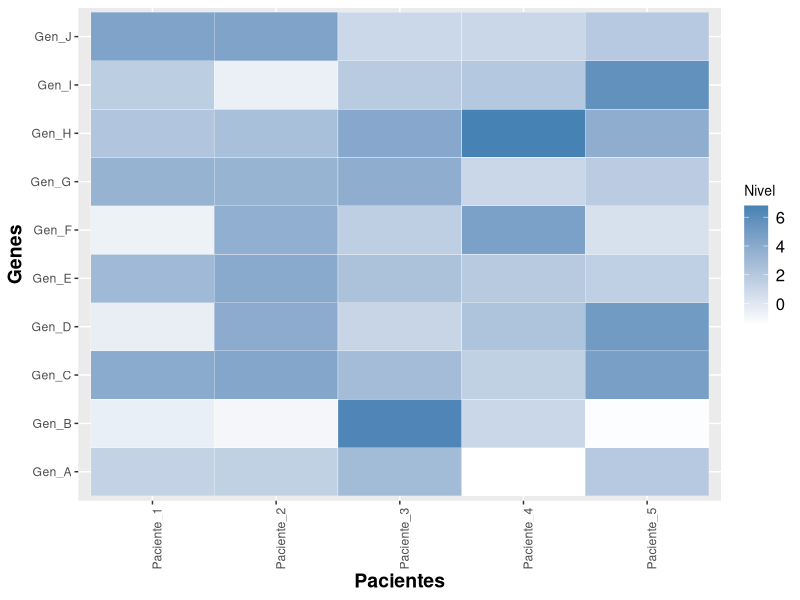

Source code (R):

# --------------------------------------------------------------
# Mapa de calor
# --------------------------------------------------------------

# Cargar librerias
# --------------------------------------------------------------
#install.packages("reshape2") # Instalar paquete modificar dataframes
library(reshape2) # Cargar la librería "reshape2"

#install.packages("ggplot2") # Instalar paquete de visualización gráfica
library(ggplot2) # Cargar la librería gráfica "ggplot2"


# Generar la matriz
# --------------------------------------------------------------

# Definir nombres de filas y columnas
nombre_genes <- paste(rep("Gen", 10), LETTERS[1:10], sep="_") # Nombres de Filas
nombre_pacientes <- paste(rep("Paciente", 5), seq(1,5,1), sep="_") # Nombres de Columnas

# Generar valores aleatorios de la matriz
valores <- data.frame(genes = nombre_genes, # Poner nombre a las columnas
                      matrix(rnorm(50, 2, 1.8),
                            nrow = length(nombre_genes),
                            ncol = length(nombre_pacientes))
                      )
# Poner nombre a las filas
names(valores)[2:(length(nombre_pacientes)+1)] <- nombre_pacientes

#Visualizar el conjunto de datos a mostrar en el mapa de calor
valores



# Reorganizar el dataframe para ponerlo en formato entendible por el mapa de calor
# --------------------------------------------------------------
datos <- melt(valores, id.vars = "genes")
names(datos)[2:3] <- c("paciente", "nivel")
head(datos)



# Visualizar el gráfico
# --------------------------------------------------------------
ggplot(datos, aes(paciente, genes )) +
  geom_tile(aes(fill = nivel), color = "white") +
  scale_fill_gradient(low = "white", high = "steelblue") +
  ylab("Genes") +
  xlab("Pacientes") +
  theme(legend.title = element_text(size = 10),
        legend.text = element_text(size = 12),
        plot.title = element_text(size=16),
        axis.title=element_text(size=14,face="bold"),
        axis.text.x = element_text(angle = 90, hjust = 1)) +
  labs(fill = "Nivel")
